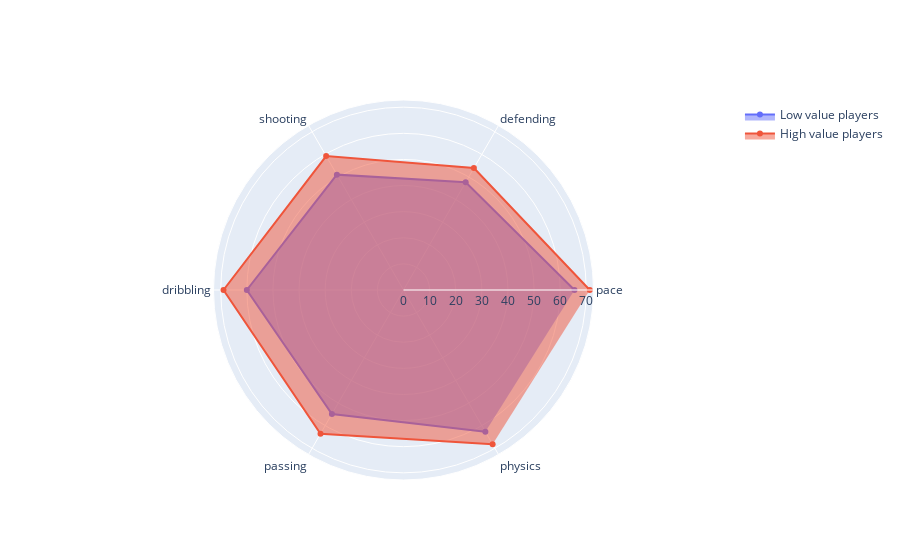

Here is the notebook cell this chart was saved with:
### Code cell
# mean values of main FIFA attributes for high and low paid players

labels=np.array([
    "pace",
    "defending",
    "shooting",
    "dribbling",
    "passing",
    "physics"
    ])
stats=mv_lower_half[labels].mean()
#fig = px.line_polar(highest_rated, r=stats, theta=labels, line_close=True)
# fig.update_traces(fill='toself')
# fig.show()

fig = go.Figure()

fig.add_trace(go.Scatterpolar(
      r=stats,
      theta=labels,
      fill='toself',
      name='Low value players'
))

stats=mv_upper_half[labels].mean()

fig.add_trace(go.Scatterpolar(
      r=stats,
      theta=labels,
      fill='toself',
      name='High value players'
))

fig.update_layout(
    autosize=True)
    #width=1000,
    #height=1000,)

fig.show()

### Figure 1 — Plotly figure (JSON) as saved in the notebook; plotly's stock layout.template omitted (floating-point values rounded to 4 significant figures)
{"data": [{"fill": "toself", "name": "Low value players", "r": [65.48, 47.63, 51.01, 60.0, 54.83, 62.7], "theta": ["pace", "defending", "shooting", "dribbling", "passing", "physics"], "type": "scatterpolar"}, {"fill": "toself", "name": "High value players", "r": [71.33, 53.92, 59.25, 68.93, 63.57, 68.25], "theta": ["pace", "defending", "shooting", "dribbling", "passing", "physics"], "type": "scatterpolar"}], "layout": {"autosize": true}}
